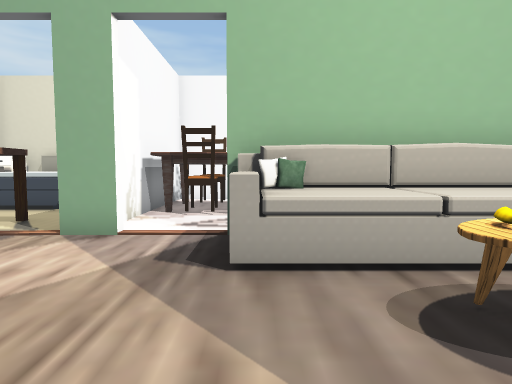
view 1 (above)

12 first-person views from a walk through a Unity game level. The camera is 1.2 m above the floor, tilts 4° down and sees 75° across. The floor is counted in squares, 1 m on a side. Each view is taken from the middle of a square. On the plan, view 1 faces up. The plan holds only what a view shows up to about 14 squares ahead; the rest is blank. The place goes on beyond the plan. The player is left out. Door leaves are left out, so doorways stand open. Some surface patterns are stand-ins.

view 2
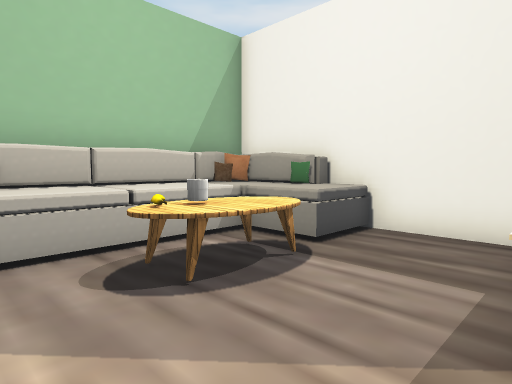

view 3
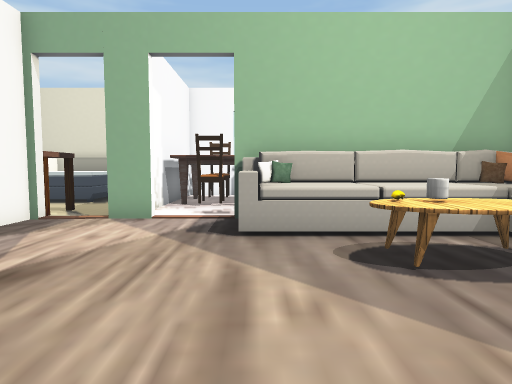

view 4
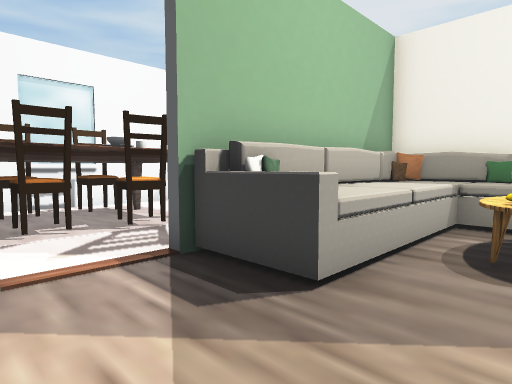

view 5
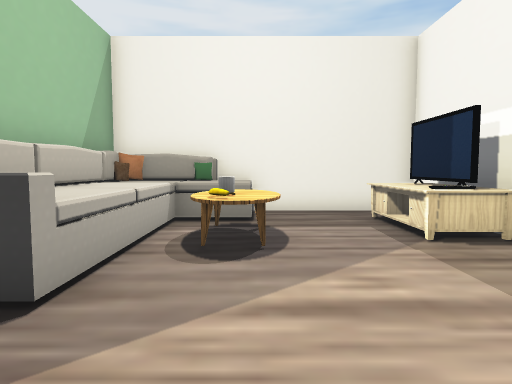

view 6
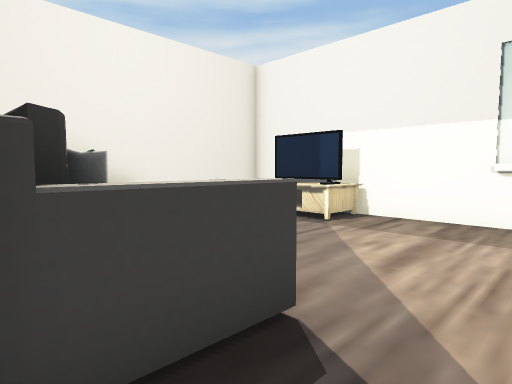

view 7
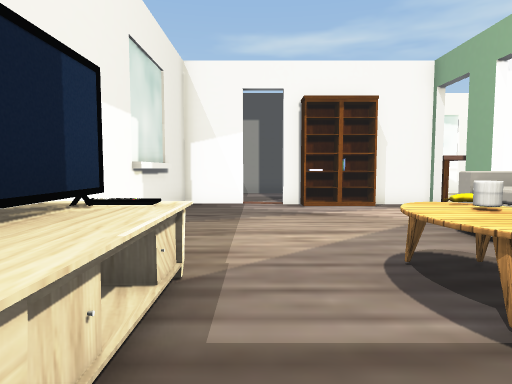

view 8
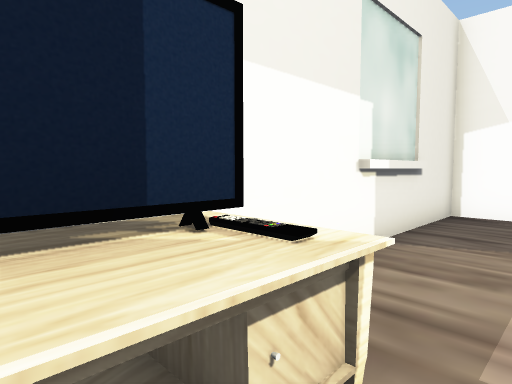

view 9
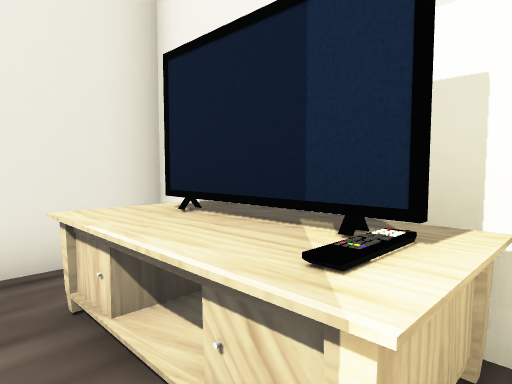

view 10
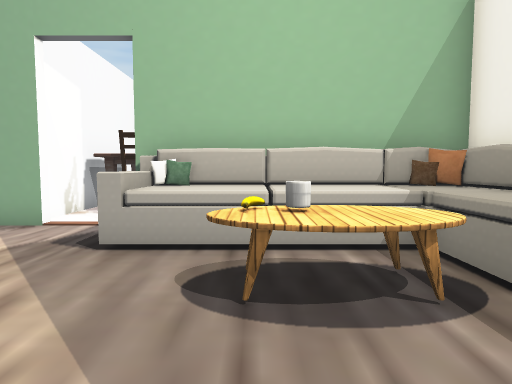

view 11
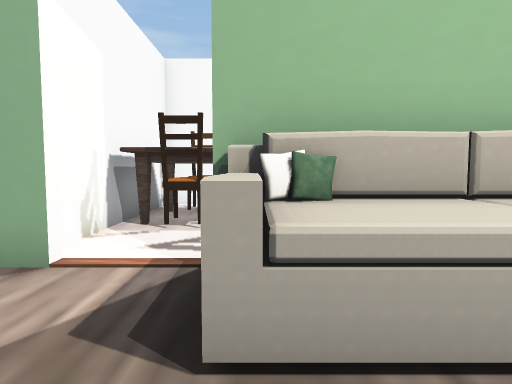

view 12
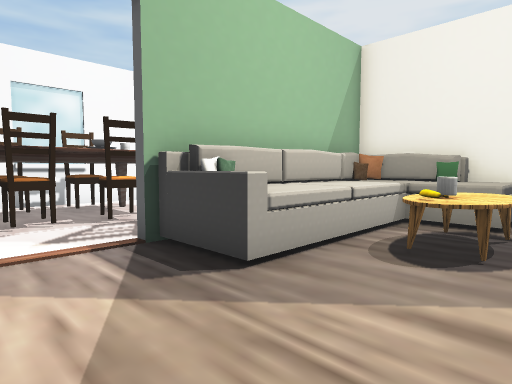

### Floor plan
Key: @ floor where view 1 was taken; # wall or solid block; . floor; D open door; ^ raised ledge; N nightstand; B bed; T table; E desk; O other object.
Columns run from 10 left of view 1 to 7 right of it. Each row starts with its distance up from view 1.
 13 #NB    ###O####
 12  N     #
 11   BBB  #TTTT
 10    BB  #  OT
  9        #TTTT
  8        #  O
  7   EEE  #
  6     #  #. ########
  5     #     ^^^^^^#
  4           ^^^^^^##
  3             OTT^##
  2     #O .  . TTT^^#
  1     #  .         #
  0           @ . . .#
 -1     #DD   . .^^^ #
 -2     #     . .^^^ #
 -3        ###########

Where each view was taken, in squares from view 1:
view 1: 0 up, 0 right, facing up
view 2: 1 down, 0 right, facing up-right
view 3: 2 down, 0 right, facing up
view 4: 2 up, 3 left, facing up-right
view 5: 2 up, 3 left, facing right
view 6: 6 up, 2 left, facing down-right
view 7: 0 up, 6 right, facing left
view 8: 0 up, 4 right, facing down-left
view 9: 0 up, 2 right, facing down-right
view 10: 1 down, 2 right, facing up
view 11: 2 up, 0 right, facing up
view 12: 1 up, 3 left, facing up-right
